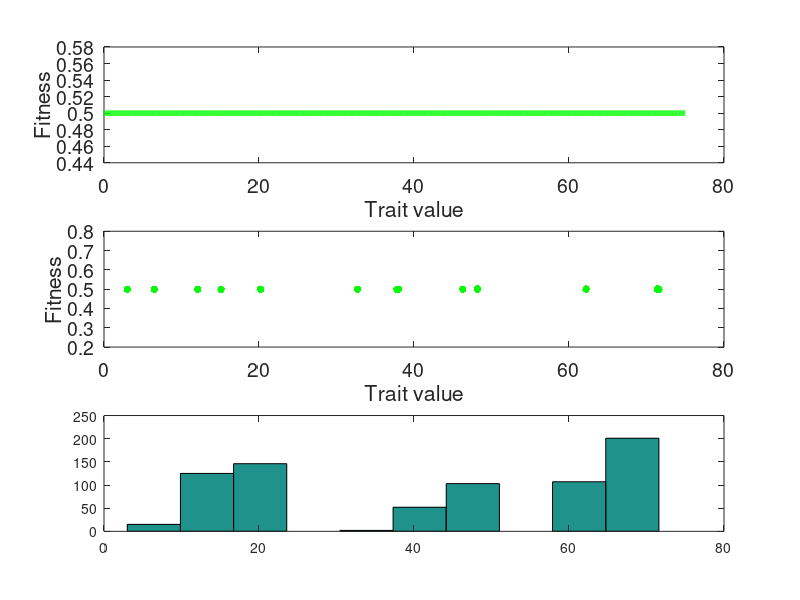

Source code (MATLAB):
%===================================================
%Eco-evolutionary networks
%@Carlos Melian

%=================GOAL=================================================================================
%Illustation initial trait and fitness distributions for one resource and one consumer
%Concepts: demography and drift -- neutral scenario --> all individuals equal fitness, w
%======================================================================================================

%Trait distribution resource========================================================
for s = 25;
                Zr = -1.5*s:1e-1:1.5*s;%Tuning s to change initial abundance and std
                mu = 0;
                ZrB = normpdf(Zr, mu, s);%Frequency each phenotype
                %----type help normpdf ------
                Zr = Zr + abs(min(Zr));%Move everything to positive trait values
end
%===================================================================================

%Trait distribution consumer========================================================
for s = 4;
                Zc = -1.5*s:1e-1:1.5*s;%Tuning s to change initial abundance and std
                ZrC = normpdf(Zc, mu, s);%Frequency each phenotype
                %----type help normpdf ------
                Zc = Zc + abs(min(Zc));%Move everything to the right to positive trait values
end
%=================================================================================
%=========W function of trait value ==================================
neutral = 0;
for pB = 1:length(Zr);
WBN(pB,2) = 1/(1 + exp(-neutral*(Zr(1,pB) - mean(Zc))^2));
WBN(pB,1) = Zr(1,pB);
end

Zo = mean(WBN(:,1));
COVo = cov(WBN(:,1),WBN(:,2));

subplot(3,1,1)
hr1 = plot(WBN(:,1),WBN(:,2),'g',"markersize", 12);%Visualize
%a =unifrnd(0,1);
%b =unifrnd(0,1);
%c =unifrnd(0,1);
%set(hr1,'color',[a b c]);
set(hr1,'LineWidth',4);
%title('Resource',"fontsize",10)
xlabel('Trait value',"fontsize",14)
ylabel('Fitness',"fontsize",14)
set(gca,'fontsize',14);

%Sampling cov(w,z)=========================
%NEUTRAL
for i = 1:50000;
s = zeros(1,1);b = zeros(1,1);d = zeros(1,1);

s = size(WBN(:,1)); 
%Birth
b = unidrnd(s(1,1));
%Death
d = unidrnd(s(1,1));

%Offspring in d=====Phenotypic evolution
nua=0.0001;%rate phenotypic change
nub=-0.0001;%rate phenotypic change
%==============================

%Change in w values for the new phenotype
wua = 0.0001;%rate w change
wub = -0.0001;%rate w change
%==============================

WBN(d,1) = WBN(b,1) + (nua + (nub-nua).*rand(1,1));
WBN(d,2) = WBN(b,2) +  (wua + (wub-wua).*rand(1,1));
end 

%===============
Z = mean(WBN(:,1));
COV = cov(WBN(:,1),WBN(:,2));

subplot(3,1,2)
hr1 = plot(WBN(:,1),WBN(:,2),'g.',"markersize", 16);%Visualize
%a =unifrnd(0,1);
%b =unifrnd(0,1);
%c =unifrnd(0,1);
%set(hr1,'color',[a b c]);
set(hr1,'LineWidth',4);
%title('Resource',"fontsize",10)
xlabel('Trait value',"fontsize",14)
ylabel('Fitness',"fontsize",14)
set(gca,'fontsize',14);
axis([0 80 0.2 0.8])

subplot(3,1,3)
hist(WBN(:,1))
%=======================================







